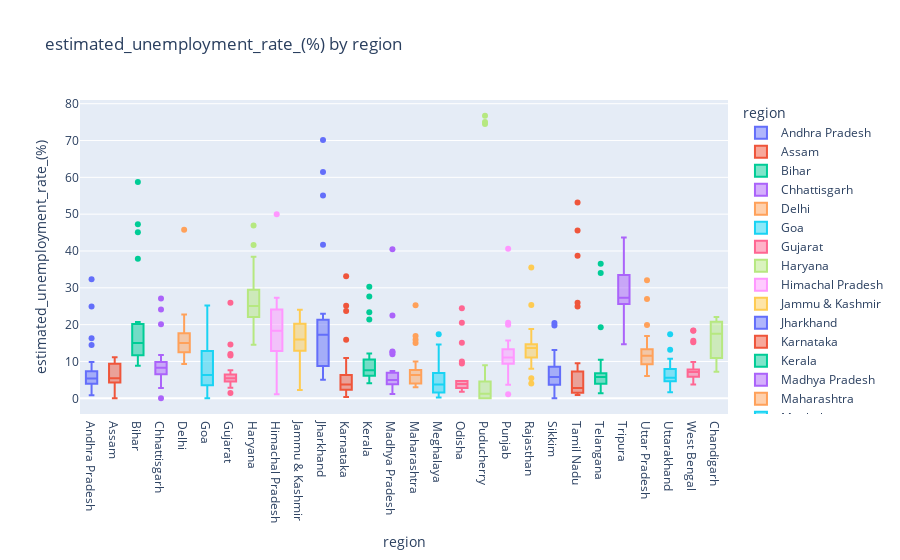

Source (notebook cell):
### Code cell
fig = px.box(df, x='region',y='estimated_unemployment_rate_(%)',color='region',title="estimated_unemployment_rate_(%) by region")

fig.show()

### Figure 1 — Plotly figure (JSON) as saved in the notebook; plotly's stock layout.template omitted (floating-point values rounded to 4 significant figures)
{"data": [{"alignmentgroup": "True", "hovertemplate": "region=%{x}<br>estimated_unemployment_rate_(%)=%{y}<extra></extra>", "legendgroup": "Andhra Pradesh", "marker": {"color": "#636efa"}, "name": "Andhra Pradesh", "notched": false, "offsetgroup": "Andhra Pradesh", "orientation": "v", "showlegend": true, "type": "box", "x": ["Andhra Pradesh", "Andhra Pradesh", "Andhra Pradesh", "Andhra Pradesh", "Andhra Pradesh", "Andhra Pradesh", "Andhra Pradesh", "Andhra Pradesh", "Andhra Pradesh", "Andhra Pradesh", "Andhra Pradesh", "Andhra Pradesh", "Andhra Pradesh", "Andhra Pradesh", "Andhra Pradesh", "Andhra Pradesh", "Andhra Pradesh", "Andhra Pradesh", "Andhra Pradesh", "Andhra Pradesh", "Andhra Pradesh", "Andhra Pradesh", "Andhra Pradesh", "Andhra Pradesh", "Andhra Pradesh", "Andhra Pradesh", "Andhra Pradesh", "Andhra Pradesh"], "x0": " ", "xaxis": "x", "y": [3.65, 3.05, 3.75, 3.32, 5.17, 3.52, 4.12, 4.38, 4.84, 5.91, 4.06, 16.29, 14.46, 0.85, 6.09, 3.8, 5.64, 4.61, 6.01, 4.7, 7.54, 7.88, 7.11, 5.66, 9.88, 32.3, 24.91, 5.86], "y0": " ", "yaxis": "y"}, {"alignmentgroup": "True", "hovertemplate": "region=%{x}<br>estimated_unemployment_rate_(%)=%{y}<extra></extra>", "legendgroup": "Assam", "marker": {"color": "#EF553B"}, "name": "Assam", "notched": false, "offsetgroup": "Assam", "orientation": "v", "showlegend": true, "type": "box", "x": ["Assam", "Assam", "Assam", "Assam", "Assam", "Assam", "Assam", "Assam", "Assam", "Assam", "Assam", "Assam", "Assam", "Assam", "Assam", "Assam", "Assam", "Assam", "Assam", "Assam", "Assam", "Assam", "Assam", "Assam", "Assam", "Assam"], "x0": " ", "xaxis": "x", "y": [4.29, 5.08, 4.26, 5.79, 4.46, 4.65, 4.66, 4.29, 3.26, 3.77, 9.38, 0, 7.87, 9.89, 3.21, 10.39, 9.26, 11.17, 6.31, 5.02, 7.24, 9.98, 10.34, 8.37, 10.77, 3.42], "y0": " ", "yaxis": "y"}, {"alignmentgroup": "True", "hovertemplate": "region=%{x}<br>estimated_unemployment_rate_(%)=%{y}<extra></extra>", "legendgroup": "Bihar", "marker": {"color": "#00cc96"}, "name": "Bihar", "notched": false, "offsetgroup": "Bihar", "orientation": "v", "showlegend": true, "type": "box", "x": ["Bihar", "Bihar", "Bihar", "Bihar", "Bihar", "Bihar", "Bihar", "Bihar", "Bihar", "Bihar", "Bihar", "Bihar", "Bihar", "Bihar", "Bihar", "Bihar", "Bihar", "Bihar", "Bihar", "Bihar", "Bihar", "Bihar", "Bihar", "Bihar", "Bihar", "Bihar", "Bihar", "Bihar"], "x0": " ", "xaxis": "x", "y": [9.27, 10.2, 13.44, 11, 8.87, 12.47, 12.4, 10.16, 9.13, 9.61, 15.39, 45.09, 47.26, 20.49, 19.9, 13.29, 16.41, 17.66, 20.46, 14.06, 17.62, 14.91, 20.69, 15.11, 15.73, 58.77, 37.87, 12.45], "y0": " ", "yaxis": "y"}, {"alignmentgroup": "True", "hovertemplate": "region=%{x}<br>estimated_unemployment_rate_(%)=%{y}<extra></extra>", "legendgroup": "Chhattisgarh", "marker": {"color": "#ab63fa"}, "name": "Chhattisgarh", "notched": false, "offsetgroup": "Chhattisgarh", "orientation": "v", "showlegend": true, "type": "box", "x": ["Chhattisgarh", "Chhattisgarh", "Chhattisgarh", "Chhattisgarh", "Chhattisgarh", "Chhattisgarh", "Chhattisgarh", "Chhattisgarh", "Chhattisgarh", "Chhattisgarh", "Chhattisgarh", "Chhattisgarh", "Chhattisgarh", "Chhattisgarh", "Chhattisgarh", "Chhattisgarh", "Chhattisgarh", "Chhattisgarh", "Chhattisgarh", "Chhattisgarh", "Chhattisgarh", "Chhattisgarh", "Chhattisgarh", "Chhattisgarh", "Chhattisgarh", "Chhattisgarh", "Chhattisgarh", "Chhattisgarh"], "x0": " ", "xaxis": "x", "y": [9.82, 6.76, 4.54, 4.64, 8.33, 6.96, 2.77, 6.11, 9.89, 7.89, 7.31, 0, 7.64, 10.14, 9.77, 11.77, 8.17, 6.29, 9.46, 10.27, 8.32, 3.57, 9.01, 9.79, 8.21, 20.13, 24.1, 27.07], "y0": " ", "yaxis": "y"}, {"alignmentgroup": "True", "hovertemplate": "region=%{x}<br>estimated_unemployment_rate_(%)=%{y}<extra></extra>", "legendgroup": "Delhi", "marker": {"color": "#FFA15A"}, "name": "Delhi", "notched": false, "offsetgroup": "Delhi", "orientation": "v", "showlegend": true, "type": "box", "x": ["Delhi", "Delhi", "Delhi", "Delhi", "Delhi", "Delhi", "Delhi", "Delhi", "Delhi", "Delhi", "Delhi", "Delhi", "Delhi", "Delhi", "Delhi", "Delhi", "Delhi", "Delhi", "Delhi", "Delhi", "Delhi", "Delhi", "Delhi", "Delhi", "Delhi", "Delhi", "Delhi", "Delhi"], "x0": " ", "xaxis": "x", "y": [12.56, 9.33, 11.07, 17.18, 12.5, 15.84, 11.11, 16.97, 13.48, 13.81, 15.18, 20.69, 22.76, 21.14, 12.31, 12.76, 14.68, 13.52, 20.59, 12.41, 16.11, 11.07, 22.45, 14.86, 17.09, 16.51, 45.78, 18.11], "y0": " ", "yaxis": "y"}, {"alignmentgroup": "True", "hovertemplate": "region=%{x}<br>estimated_unemployment_rate_(%)=%{y}<extra></extra>", "legendgroup": "Goa", "marker": {"color": "#19d3f3"}, "name": "Goa", "notched": false, "offsetgroup": "Goa", "orientation": "v", "showlegend": true, "type": "box", "x": ["Goa", "Goa", "Goa", "Goa", "Goa", "Goa", "Goa", "Goa", "Goa", "Goa", "Goa", "Goa", "Goa", "Goa", "Goa", "Goa", "Goa", "Goa", "Goa", "Goa", "Goa", "Goa", "Goa", "Goa"], "x0": " ", "xaxis": "x", "y": [2.91, 5.45, 10.98, 1.98, 3.61, 7.21, 23.71, 3.54, 5.38, 0, 15.91, 20, 2.75, 13.33, 12.28, 4.9, 3.16, 12.31, 25.2, 16.22, 10.92, 4.31, 4.76, 11.76], "y0": " ", "yaxis": "y"}, {"alignmentgroup": "True", "hovertemplate": "region=%{x}<br>estimated_unemployment_rate_(%)=%{y}<extra></extra>", "legendgroup": "Gujarat", "marker": {"color": "#FF6692"}, "name": "Gujarat", "notched": false, "offsetgroup": "Gujarat", "orientation": "v", "showlegend": true, "type": "box", "x": ["Gujarat", "Gujarat", "Gujarat", "Gujarat", "Gujarat", "Gujarat", "Gujarat", "Gujarat", "Gujarat", "Gujarat", "Gujarat", "Gujarat", "Gujarat", "Gujarat", "Gujarat", "Gujarat", "Gujarat", "Gujarat", "Gujarat", "Gujarat", "Gujarat", "Gujarat", "Gujarat", "Gujarat", "Gujarat", "Gujarat", "Gujarat", "Gujarat"], "x0": " ", "xaxis": "x", "y": [2.88, 4.77, 4.58, 3.7, 6.29, 4.91, 4.68, 3.46, 5.35, 6.64, 7.59, 12, 14.58, 1.41, 4.09, 6.31, 5.15, 4.2, 5.96, 5.45, 7.53, 5.71, 5.82, 6.04, 5.39, 25.94, 11.62, 4.54], "y0": " ", "yaxis": "y"}, {"alignmentgroup": "True", "hovertemplate": "region=%{x}<br>estimated_unemployment_rate_(%)=%{y}<extra></extra>", "legendgroup": "Haryana", "marker": {"color": "#B6E880"}, "name": "Haryana", "notched": false, "offsetgroup": "Haryana", "orientation": "v", "showlegend": true, "type": "box", "x": ["Haryana", "Haryana", "Haryana", "Haryana", "Haryana", "Haryana", "Haryana", "Haryana", "Haryana", "Haryana", "Haryana", "Haryana", "Haryana", "Haryana", "Haryana", "Haryana", "Haryana", "Haryana", "Haryana", "Haryana", "Haryana", "Haryana", "Haryana", "Haryana", "Haryana", "Haryana", "Haryana", "Haryana"], "x0": " ", "xaxis": "x", "y": [14.54, 23.08, 16.22, 30.94, 16.36, 24.17, 16.59, 29.56, 16.21, 27.19, 23.92, 41.61, 34.22, 35.57, 24.67, 20.42, 25.45, 24.19, 26.84, 21.04, 27.06, 23.65, 27.24, 23.29, 27.14, 46.89, 38.46, 29.41], "y0": " ", "yaxis": "y"}, {"alignmentgroup": "True", "hovertemplate": "region=%{x}<br>estimated_unemployment_rate_(%)=%{y}<extra></extra>", "legendgroup": "Himachal Pradesh", "marker": {"color": "#FF97FF"}, "name": "Himachal Pradesh", "notched": false, "offsetgroup": "Himachal Pradesh", "orientation": "v", "showlegend": true, "type": "box", "x": ["Himachal Pradesh", "Himachal Pradesh", "Himachal Pradesh", "Himachal Pradesh", "Himachal Pradesh", "Himachal Pradesh", "Himachal Pradesh", "Himachal Pradesh", "Himachal Pradesh", "Himachal Pradesh", "Himachal Pradesh", "Himachal Pradesh", "Himachal Pradesh", "Himachal Pradesh", "Himachal Pradesh", "Himachal Pradesh", "Himachal Pradesh", "Himachal Pradesh", "Himachal Pradesh", "Himachal Pradesh", "Himachal Pradesh", "Himachal Pradesh", "Himachal Pradesh", "Himachal Pradesh", "Himachal Pradesh", "Himachal Pradesh", "Himachal Pradesh", "Himachal Pradesh"], "x0": " ", "xaxis": "x", "y": [13.68, 11.43, 20.59, 18.56, 15.98, 15.81, 22.86, 19.46, 16.67, 15.42, 17.71, 2.13, 25.64, 1.12, 10.88, 21.43, 21.51, 24.48, 12, 23.77, 27.27, 25.32, 18.15, 27.31, 26.44, 2.7, 50, 10.81], "y0": " ", "yaxis": "y"}, {"alignmentgroup": "True", "hovertemplate": "region=%{x}<br>estimated_unemployment_rate_(%)=%{y}<extra></extra>", "legendgroup": "Jammu & Kashmir", "marker": {"color": "#FECB52"}, "name": "Jammu & Kashmir", "notched": false, "offsetgroup": "Jammu & Kashmir", "orientation": "v", "showlegend": true, "type": "box", "x": ["Jammu & Kashmir", "Jammu & Kashmir", "Jammu & Kashmir", "Jammu & Kashmir", "Jammu & Kashmir", "Jammu & Kashmir", "Jammu & Kashmir", "Jammu & Kashmir", "Jammu & Kashmir", "Jammu & Kashmir", "Jammu & Kashmir", "Jammu & Kashmir", "Jammu & Kashmir", "Jammu & Kashmir", "Jammu & Kashmir", "Jammu & Kashmir", "Jammu & Kashmir", "Jammu & Kashmir", "Jammu & Kashmir", "Jammu & Kashmir", "Jammu & Kashmir"], "x0": " ", "xaxis": "x", "y": [12.78, 12.09, 13.67, 11.32, 19.27, 14.73, 22.19, 21.23, 16, 2.22, 18.97, 23.04, 19.88, 21.55, 24.06, 14.29, 7.02, 18.54, 19.86, 14.29, 12.96], "y0": " ", "yaxis": "y"}, {"alignmentgroup": "True", "hovertemplate": "region=%{x}<br>estimated_unemployment_rate_(%)=%{y}<extra></extra>", "legendgroup": "Jharkhand", "marker": {"color": "#636efa"}, "name": "Jharkhand", "notched": false, "offsetgroup": "Jharkhand", "orientation": "v", "showlegend": true, "type": "box", "x": ["Jharkhand", "Jharkhand", "Jharkhand", "Jharkhand", "Jharkhand", "Jharkhand", "Jharkhand", "Jharkhand", "Jharkhand", "Jharkhand", "Jharkhand", "Jharkhand", "Jharkhand", "Jharkhand", "Jharkhand", "Jharkhand", "Jharkhand", "Jharkhand", "Jharkhand", "Jharkhand", "Jharkhand", "Jharkhand", "Jharkhand", "Jharkhand", "Jharkhand", "Jharkhand", "Jharkhand", "Jharkhand"], "x0": " ", "xaxis": "x", "y": [7.11, 8.46, 9.98, 12.06, 7.12, 6.57, 8.07, 15.15, 6.16, 9.06, 5.01, 41.72, 55.1, 21.53, 17.23, 20.51, 15.67, 20.25, 21.16, 19.05, 17.34, 22.01, 22.96, 19.67, 16.4, 61.48, 70.17, 19.38], "y0": " ", "yaxis": "y"}, {"alignmentgroup": "True", "hovertemplate": "region=%{x}<br>estimated_unemployment_rate_(%)=%{y}<extra></extra>", "legendgroup": "Karnataka", "marker": {"color": "#EF553B"}, "name": "Karnataka", "notched": false, "offsetgroup": "Karnataka", "orientation": "v", "showlegend": true, "type": "box", "x": ["Karnataka", "Karnataka", "Karnataka", "Karnataka", "Karnataka", "Karnataka", "Karnataka", "Karnataka", "Karnataka", "Karnataka", "Karnataka", "Karnataka", "Karnataka", "Karnataka", "Karnataka", "Karnataka", "Karnataka", "Karnataka", "Karnataka", "Karnataka", "Karnataka", "Karnataka", "Karnataka", "Karnataka", "Karnataka", "Karnataka", "Karnataka", "Karnataka"], "x0": " ", "xaxis": "x", "y": [5.46, 5.98, 0.52, 0.37, 3.2, 7.13, 1.19, 0.41, 2.57, 4.11, 2.39, 33.17, 23.72, 10.92, 6.56, 5, 2.29, 1.27, 3.57, 3.87, 3.44, 1.56, 3.31, 2.88, 4.92, 25.12, 15.88, 6.12], "y0": " ", "yaxis": "y"}, {"alignmentgroup": "True", "hovertemplate": "region=%{x}<br>estimated_unemployment_rate_(%)=%{y}<extra></extra>", "legendgroup": "Kerala", "marker": {"color": "#00cc96"}, "name": "Kerala", "notched": false, "offsetgroup": "Kerala", "orientation": "v", "showlegend": true, "type": "box", "x": ["Kerala", "Kerala", "Kerala", "Kerala", "Kerala", "Kerala", "Kerala", "Kerala", "Kerala", "Kerala", "Kerala", "Kerala", "Kerala", "Kerala", "Kerala", "Kerala", "Kerala", "Kerala", "Kerala", "Kerala", "Kerala", "Kerala", "Kerala", "Kerala", "Kerala", "Kerala", "Kerala", "Kerala"], "x0": " ", "xaxis": "x", "y": [6.63, 9, 4.95, 10.32, 5.35, 9.14, 5, 10.77, 4.11, 8.91, 8.85, 10.71, 23.38, 27.66, 6.11, 6.67, 7.58, 7.69, 5.52, 5.35, 6.71, 7.31, 6.65, 6.08, 9.14, 21.43, 30.28, 12.17], "y0": " ", "yaxis": "y"}, {"alignmentgroup": "True", "hovertemplate": "region=%{x}<br>estimated_unemployment_rate_(%)=%{y}<extra></extra>", "legendgroup": "Madhya Pradesh", "marker": {"color": "#ab63fa"}, "name": "Madhya Pradesh", "notched": false, "offsetgroup": "Madhya Pradesh", "orientation": "v", "showlegend": true, "type": "box", "x": ["Madhya Pradesh", "Madhya Pradesh", "Madhya Pradesh", "Madhya Pradesh", "Madhya Pradesh", "Madhya Pradesh", "Madhya Pradesh", "Madhya Pradesh", "Madhya Pradesh", "Madhya Pradesh", "Madhya Pradesh", "Madhya Pradesh", "Madhya Pradesh", "Madhya Pradesh", "Madhya Pradesh", "Madhya Pradesh", "Madhya Pradesh", "Madhya Pradesh", "Madhya Pradesh", "Madhya Pradesh", "Madhya Pradesh", "Madhya Pradesh", "Madhya Pradesh", "Madhya Pradesh", "Madhya Pradesh", "Madhya Pradesh", "Madhya Pradesh", "Madhya Pradesh"], "x0": " ", "xaxis": "x", "y": [3.63, 4.25, 3.92, 4.94, 3.08, 2.98, 2.72, 2.94, 3.66, 4.42, 1.19, 12.5, 22.46, 6.46, 3.91, 6.38, 7.38, 6.82, 7, 4.4, 6.06, 6.2, 5.17, 4.96, 4.8, 11.94, 40.49, 12.72], "y0": " ", "yaxis": "y"}, {"alignmentgroup": "True", "hovertemplate": "region=%{x}<br>estimated_unemployment_rate_(%)=%{y}<extra></extra>", "legendgroup": "Maharashtra", "marker": {"color": "#FFA15A"}, "name": "Maharashtra", "notched": false, "offsetgroup": "Maharashtra", "orientation": "v", "showlegend": true, "type": "box", "x": ["Maharashtra", "Maharashtra", "Maharashtra", "Maharashtra", "Maharashtra", "Maharashtra", "Maharashtra", "Maharashtra", "Maharashtra", "Maharashtra", "Maharashtra", "Maharashtra", "Maharashtra", "Maharashtra", "Maharashtra", "Maharashtra", "Maharashtra", "Maharashtra", "Maharashtra", "Maharashtra", "Maharashtra", "Maharashtra", "Maharashtra", "Maharashtra", "Maharashtra", "Maharashtra", "Maharashtra", "Maharashtra"], "x0": " ", "xaxis": "x", "y": [3.67, 4.34, 3.66, 3.76, 4.4, 3.81, 3.68, 3.03, 3.8, 4.24, 5.38, 25.28, 16.89, 9.4, 6.08, 6.46, 6.35, 7.57, 7.6, 7.51, 7.6, 7.83, 6.67, 5.34, 6.34, 14.99, 15.92, 10.01], "y0": " ", "yaxis": "y"}, {"alignmentgroup": "True", "hovertemplate": "region=%{x}<br>estimated_unemployment_rate_(%)=%{y}<extra></extra>", "legendgroup": "Meghalaya", "marker": {"color": "#19d3f3"}, "name": "Meghalaya", "notched": false, "offsetgroup": "Meghalaya", "orientation": "v", "showlegend": true, "type": "box", "x": ["Meghalaya", "Meghalaya", "Meghalaya", "Meghalaya", "Meghalaya", "Meghalaya", "Meghalaya", "Meghalaya", "Meghalaya", "Meghalaya", "Meghalaya", "Meghalaya", "Meghalaya", "Meghalaya", "Meghalaya", "Meghalaya", "Meghalaya", "Meghalaya", "Meghalaya", "Meghalaya", "Meghalaya", "Meghalaya", "Meghalaya", "Meghalaya", "Meghalaya", "Meghalaya", "Meghalaya"], "x0": " ", "xaxis": "x", "y": [3.16, 4.23, 1.03, 0.52, 0.24, 3.7, 1.5, 1.8, 0.97, 2.76, 1.28, 8.38, 3.73, 1.35, 8.4, 8.66, 4.43, 5.8, 5.3, 7.2, 3.02, 5.21, 4.76, 7.37, 2.8, 17.39, 14.58], "y0": " ", "yaxis": "y"}, {"alignmentgroup": "True", "hovertemplate": "region=%{x}<br>estimated_unemployment_rate_(%)=%{y}<extra></extra>", "legendgroup": "Odisha", "marker": {"color": "#FF6692"}, "name": "Odisha", "notched": false, "offsetgroup": "Odisha", "orientation": "v", "showlegend": true, "type": "box", "x": ["Odisha", "Odisha", "Odisha", "Odisha", "Odisha", "Odisha", "Odisha", "Odisha", "Odisha", "Odisha", "Odisha", "Odisha", "Odisha", "Odisha", "Odisha", "Odisha", "Odisha", "Odisha", "Odisha", "Odisha", "Odisha", "Odisha", "Odisha", "Odisha", "Odisha", "Odisha", "Odisha", "Odisha"], "x0": " ", "xaxis": "x", "y": [4.17, 4.71, 3.31, 3.68, 4.31, 4.28, 4.72, 4.67, 1.81, 3.31, 15.09, 24.48, 9.45, 4.59, 2.95, 2.63, 1.78, 3.5, 3.78, 4.5, 2.23, 3.36, 2.28, 2.19, 3.96, 20.5, 10, 2.18], "y0": " ", "yaxis": "y"}, {"alignmentgroup": "True", "hovertemplate": "region=%{x}<br>estimated_unemployment_rate_(%)=%{y}<extra></extra>", "legendgroup": "Puducherry", "marker": {"color": "#B6E880"}, "name": "Puducherry", "notched": false, "offsetgroup": "Puducherry", "orientation": "v", "showlegend": true, "type": "box", "x": ["Puducherry", "Puducherry", "Puducherry", "Puducherry", "Puducherry", "Puducherry", "Puducherry", "Puducherry", "Puducherry", "Puducherry", "Puducherry", "Puducherry", "Puducherry", "Puducherry", "Puducherry", "Puducherry", "Puducherry", "Puducherry", "Puducherry", "Puducherry", "Puducherry", "Puducherry", "Puducherry", "Puducherry", "Puducherry", "Puducherry"], "x0": " ", "xaxis": "x", "y": [0, 0, 0, 4.85, 0, 1.18, 0, 1.99, 0.58, 1.74, 2.31, 74.51, 1.25, 0, 0, 8.95, 1.22, 1.17, 1.37, 5.21, 0.57, 1.78, 0.62, 76.74, 75, 4.55], "y0": " ", "yaxis": "y"}, {"alignmentgroup": "True", "hovertemplate": "region=%{x}<br>estimated_unemployment_rate_(%)=%{y}<extra></extra>", "legendgroup": "Punjab", "marker": {"color": "#FF97FF"}, "name": "Punjab", "notched": false, "offsetgroup": "Punjab", "orientation": "v", "showlegend": true, "type": "box", "x": ["Punjab", "Punjab", "Punjab", "Punjab", "Punjab", "Punjab", "Punjab", "Punjab", "Punjab", "Punjab", "Punjab", "Punjab", "Punjab", "Punjab", "Punjab", "Punjab", "Punjab", "Punjab", "Punjab", "Punjab", "Punjab", "Punjab", "Punjab", "Punjab", "Punjab", "Punjab", "Punjab", "Punjab"], "x0": " ", "xaxis": "x", "y": [9.17, 12.21, 9.64, 6.69, 8.59, 12.56, 7.07, 6.13, 9.69, 10.41, 10.51, 3.69, 40.59, 20, 13.49, 13.17, 11.61, 11.99, 15.69, 13.75, 10.39, 11.97, 13.68, 11.99, 9.97, 1.13, 20.54, 10.55], "y0": " ", "yaxis": "y"}, {"alignmentgroup": "True", "hovertemplate": "region=%{x}<br>estimated_unemployment_rate_(%)=%{y}<extra></extra>", "legendgroup": "Rajasthan", "marker": {"color": "#FECB52"}, "name": "Rajasthan", "notched": false, "offsetgroup": "Rajasthan", "orientation": "v", "showlegend": true, "type": "box", "x": ["Rajasthan", "Rajasthan", "Rajasthan", "Rajasthan", "Rajasthan", "Rajasthan", "Rajasthan", "Rajasthan", "Rajasthan", "Rajasthan", "Rajasthan", "Rajasthan", "Rajasthan", "Rajasthan", "Rajasthan", "Rajasthan", "Rajasthan", "Rajasthan", "Rajasthan", "Rajasthan", "Rajasthan", "Rajasthan", "Rajasthan", "Rajasthan", "Rajasthan", "Rajasthan", "Rajasthan", "Rajasthan"], "x0": " ", "xaxis": "x", "y": [4.03, 13.7, 9.7, 12.5, 5.45, 14.66, 10.47, 13.96, 8, 14.48, 9.47, 12.25, 10.45, 13.86, 13.62, 14.36, 11.67, 14.71, 12.63, 13.02, 14.3, 18.04, 18.82, 17.02, 18.54, 35.53, 25.35, 13.04], "y0": " ", "yaxis": "y"}, {"alignmentgroup": "True", "hovertemplate": "region=%{x}<br>estimated_unemployment_rate_(%)=%{y}<extra></extra>", "legendgroup": "Sikkim", "marker": {"color": "#636efa"}, "name": "Sikkim", "notched": false, "offsetgroup": "Sikkim", "orientation": "v", "showlegend": true, "type": "box", "x": ["Sikkim", "Sikkim", "Sikkim", "Sikkim", "Sikkim", "Sikkim", "Sikkim", "Sikkim", "Sikkim", "Sikkim", "Sikkim", "Sikkim", "Sikkim", "Sikkim", "Sikkim", "Sikkim", "Sikkim"], "x0": " ", "xaxis": "x", "y": [5.48, 13.11, 1, 0, 5.81, 8.2, 7.76, 2.56, 4.82, 4.81, 9.68, 4.04, 7.37, 20.45, 5.77, 19.75, 2.63], "y0": " ", "yaxis": "y"}, {"alignmentgroup": "True", "hovertemplate": "region=%{x}<br>estimated_unemployment_rate_(%)=%{y}<extra></extra>", "legendgroup": "Tamil Nadu", "marker": {"color": "#EF553B"}, "name": "Tamil Nadu", "notched": false, "offsetgroup": "Tamil Nadu", "orientation": "v", "showlegend": true, "type": "box", "x": ["Tamil Nadu", "Tamil Nadu", "Tamil Nadu", "Tamil Nadu", "Tamil Nadu", "Tamil Nadu", "Tamil Nadu", "Tamil Nadu", "Tamil Nadu", "Tamil Nadu", "Tamil Nadu", "Tamil Nadu", "Tamil Nadu", "Tamil Nadu", "Tamil Nadu", "Tamil Nadu", "Tamil Nadu", "Tamil Nadu", "Tamil Nadu", "Tamil Nadu", "Tamil Nadu", "Tamil Nadu", "Tamil Nadu", "Tamil Nadu", "Tamil Nadu", "Tamil Nadu", "Tamil Nadu", "Tamil Nadu"], "x0": " ", "xaxis": "x", "y": [0.97, 0.92, 6.01, 2.91, 1.71, 1.46, 2.46, 3.73, 1.18, 1.17, 6.36, 53.19, 38.73, 2.06, 0.89, 1.56, 3.18, 9.53, 1.86, 1.13, 2.65, 8.05, 2.05, 3.31, 6.46, 45.55, 25.95, 24.93], "y0": " ", "yaxis": "y"}, {"alignmentgroup": "True", "hovertemplate": "region=%{x}<br>estimated_unemployment_rate_(%)=%{y}<extra></extra>", "legendgroup": "Telangana", "marker": {"color": "#00cc96"}, "name": "Telangana", "notched": false, "offsetgroup": "Telangana", "orientation": "v", "showlegend": true, "type": "box", "x": ["Telangana", "Telangana", "Telangana", "Telangana", "Telangana", "Telangana", "Telangana", "Telangana", "Telangana", "Telangana", "Telangana", "Telangana", "Telangana", "Telangana", "Telangana", "Telangana", "Telangana", "Telangana", "Telangana", "Telangana", "Telangana", "Telangana", "Telangana", "Telangana", "Telangana", "Telangana", "Telangana", "Telangana"], "x0": " ", "xaxis": "x", "y": [2.23, 5.92, 2.45, 1.4, 5.49, 7.29, 6.47, 1.35, 5.02, 9.02, 5.63, 4.51, 34.01, 19.3, 1.52, 1.43, 3.73, 4.19, 6.19, 6.74, 5.23, 4.22, 6.49, 6.74, 6.1, 10.5, 36.57, 6.92], "y0": " ", "yaxis": "y"}, {"alignmentgroup": "True", "hovertemplate": "region=%{x}<br>estimated_unemployment_rate_(%)=%{y}<extra></extra>", "legendgroup": "Tripura", "marker": {"color": "#ab63fa"}, "name": "Tripura", "notched": false, "offsetgroup": "Tripura", "orientation": "v", "showlegend": true, "type": "box", "x": ["Tripura", "Tripura", "Tripura", "Tripura", "Tripura", "Tripura", "Tripura", "Tripura", "Tripura", "Tripura", "Tripura", "Tripura", "Tripura", "Tripura", "Tripura", "Tripura", "Tripura", "Tripura", "Tripura", "Tripura", "Tripura", "Tripura", "Tripura", "Tripura", "Tripura", "Tripura", "Tripura", "Tripura"], "x0": " ", "xaxis": "x", "y": [29.25, 26.64, 22.47, 25.49, 30.23, 27.54, 25.25, 26.53, 31.91, 26.22, 31.61, 43.64, 14.71, 18.84, 34.69, 25.59, 25.81, 33.45, 33.57, 26.67, 27.15, 33.48, 34.37, 33.88, 25.69, 34.88, 16.78, 27.47], "y0": " ", "yaxis": "y"}, {"alignmentgroup": "True", "hovertemplate": "region=%{x}<br>estimated_unemployment_rate_(%)=%{y}<extra></extra>", "legendgroup": "Uttar Pradesh", "marker": {"color": "#FFA15A"}, "name": "Uttar Pradesh", "notched": false, "offsetgroup": "Uttar Pradesh", "orientation": "v", "showlegend": true, "type": "box", "x": ["Uttar Pradesh", "Uttar Pradesh", "Uttar Pradesh", "Uttar Pradesh", "Uttar Pradesh", "Uttar Pradesh", "Uttar Pradesh", "Uttar Pradesh", "Uttar Pradesh", "Uttar Pradesh", "Uttar Pradesh", "Uttar Pradesh", "Uttar Pradesh", "Uttar Pradesh", "Uttar Pradesh", "Uttar Pradesh", "Uttar Pradesh", "Uttar Pradesh", "Uttar Pradesh", "Uttar Pradesh", "Uttar Pradesh", "Uttar Pradesh", "Uttar Pradesh", "Uttar Pradesh", "Uttar Pradesh", "Uttar Pradesh", "Uttar Pradesh", "Uttar Pradesh"], "x0": " ", "xaxis": "x", "y": [10.26, 11.13, 9.19, 11.47, 6.45, 10.18, 6.94, 8.43, 6.06, 8.12, 9.37, 19.92, 16.89, 8.51, 14.4, 11.62, 11.8, 14.73, 13.58, 10.35, 11.31, 12.37, 12.34, 11.65, 12.32, 26.94, 32.06, 13.05], "y0": " ", "yaxis": "y"}, {"alignmentgroup": "True", "hovertemplate": "region=%{x}<br>estimated_unemployment_rate_(%)=%{y}<extra></extra>", "legendgroup": "Uttarakhand", "marker": {"color": "#19d3f3"}, "name": "Uttarakhand", "notched": false, "offsetgroup": "Uttarakhand", "orientation": "v", "showlegend": true, "type": "box", "x": ["Uttarakhand", "Uttarakhand", "Uttarakhand", "Uttarakhand", "Uttarakhand", "Uttarakhand", "Uttarakhand", "Uttarakhand", "Uttarakhand", "Uttarakhand", "Uttarakhand", "Uttarakhand", "Uttarakhand", "Uttarakhand", "Uttarakhand", "Uttarakhand", "Uttarakhand", "Uttarakhand", "Uttarakhand", "Uttarakhand", "Uttarakhand", "Uttarakhand", "Uttarakhand", "Uttarakhand", "Uttarakhand", "Uttarakhand", "Uttarakhand"], "x0": " ", "xaxis": "x", "y": [1.63, 4.65, 5.74, 6.11, 3.47, 4.83, 5.56, 4.52, 4.17, 4.85, 3.66, 3.57, 10.71, 9.17, 4.69, 6.94, 7.43, 9.62, 4.72, 6.34, 7.39, 8.92, 5.28, 8.15, 13.18, 17.36, 5.08], "y0": " ", "yaxis": "y"}, {"alignmentgroup": "True", "hovertemplate": "region=%{x}<br>estimated_unemployment_rate_(%)=%{y}<extra></extra>", "legendgroup": "West Bengal", "marker": {"color": "#FF6692"}, "name": "West Bengal", "notched": false, "offsetgroup": "West Bengal", "orientation": "v", "showlegend": true, "type": "box", "x": ["West Bengal", "West Bengal", "West Bengal", "West Bengal", "West Bengal", "West Bengal", "West Bengal", "West Bengal", "West Bengal", "West Bengal", "West Bengal", "West Bengal", "West Bengal", "West Bengal", "West Bengal", "West Bengal", "West Bengal", "West Bengal", "West Bengal", "West Bengal", "West Bengal", "West Bengal", "West Bengal", "West Bengal", "West Bengal", "West Bengal", "West Bengal", "West Bengal"], "x0": " ", "xaxis": "x", "y": [6.02, 5.85, 5.62, 5.58, 5.26, 6.78, 5.83, 5.79, 6.79, 3.78, 7.02, 18.32, 18.43, 4.94, 7.25, 7.38, 7.91, 7.27, 7.79, 7.83, 6.61, 7.24, 7.27, 7.55, 6.67, 15.63, 15.22, 9.86], "y0": " ", "yaxis": "y"}, {"alignmentgroup": "True", "hovertemplate": "region=%{x}<br>estimated_unemployment_rate_(%)=%{y}<extra></extra>", "legendgroup": "Chandigarh", "marker": {"color": "#B6E880"}, "name": "Chandigarh", "notched": false, "offsetgroup": "Chandigarh", "orientation": "v", "showlegend": true, "type": "box", "x": ["Chandigarh", "Chandigarh", "Chandigarh", "Chandigarh", "Chandigarh", "Chandigarh", "Chandigarh", "Chandigarh", "Chandigarh", "Chandigarh", "Chandigarh", "Chandigarh"], "x0": " ", "xaxis": "x", "y": [18.35, 12.4, 21.8, 9.52, 20.14, 13.99, 22.05, 8.33, 20, 16.67, 21.43, 7.22], "y0": " ", "yaxis": "y"}], "layout": {"autosize": true, "boxmode": "overlay", "legend": {"title": {"text": "region"}, "tracegroupgap": 0}, "title": {"text": "estimated_unemployment_rate_(%) by region"}, "xaxis": {"anchor": "y", "autorange": true, "categoryarray": ["Andhra Pradesh", "Assam", "Bihar", "Chhattisgarh", "Delhi", "Goa", "Gujarat", "Haryana", "Himachal Pradesh", "Jammu & Kashmir", "Jharkhand", "Karnataka", "Kerala", "Madhya Pradesh", "Maharashtra", "Meghalaya", "Odisha", "Puducherry", "Punjab", "Rajasthan", "Sikkim", "Tamil Nadu", "Telangana", "Tripura", "Uttar Pradesh", "Uttarakhand", "West Bengal", "Chandigarh"], "categoryorder": "array", "domain": [0, 1], "range": [-0.5, 27.5], "title": {"text": "region"}, "type": "category"}, "yaxis": {"anchor": "x", "autorange": true, "domain": [0, 1], "range": [-4.263, 81.0], "title": {"text": "estimated_unemployment_rate_(%)"}, "type": "linear"}}}
